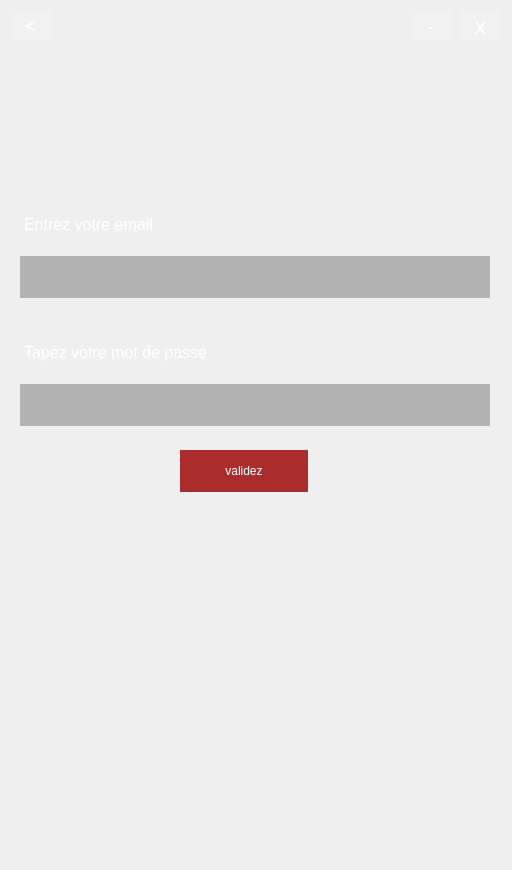
<?xml version="1.0" encoding="UTF-8"?>
<ui version="4.0">
 <class>BabelIdentification</class>
 <widget class="QWidget" name="BabelIdentification">
  <property name="geometry">
   <rect>
    <x>0</x>
    <y>0</y>
    <width>512</width>
    <height>870</height>
   </rect>
  </property>
  <property name="windowTitle">
   <string>Identification</string>
  </property>
  <property name="styleSheet">
   <string notr="true">background-image: url(:/background_image.png);
</string>
  </property>
  <widget class="QLabel" name="mail">
   <property name="geometry">
    <rect>
     <x>0</x>
     <y>192</y>
     <width>512</width>
     <height>64</height>
    </rect>
   </property>
   <property name="font">
    <font>
     <family>MS Shell Dlg 2</family>
     <pointsize>12</pointsize>
     <weight>50</weight>
     <italic>false</italic>
     <bold>false</bold>
    </font>
   </property>
   <property name="layoutDirection">
    <enum>Qt::LeftToRight</enum>
   </property>
   <property name="styleSheet">
    <string notr="true">background: none;
background-color: rgba(0, 0, 0, 0);
font: 12pt &quot;MS Shell Dlg 2&quot;;
color: #ffffff;
padding: 20px;
</string>
   </property>
   <property name="text">
    <string>Entrez votre email</string>
   </property>
   <property name="alignment">
    <set>Qt::AlignLeading|Qt::AlignLeft|Qt::AlignVCenter</set>
   </property>
  </widget>
  <widget class="QPushButton" name="close">
   <property name="geometry">
    <rect>
     <x>460</x>
     <y>10</y>
     <width>41</width>
     <height>31</height>
    </rect>
   </property>
   <property name="font">
    <font>
     <family>Small Fonts</family>
     <pointsize>16</pointsize>
    </font>
   </property>
   <property name="styleSheet">
    <string notr="true">background: none;
border: none;
background-color: rgba(255, 255, 255, 32);
color: rgb(255, 255, 255);</string>
   </property>
   <property name="text">
    <string>x</string>
   </property>
  </widget>
  <widget class="QPushButton" name="minimize">
   <property name="geometry">
    <rect>
     <x>410</x>
     <y>10</y>
     <width>41</width>
     <height>31</height>
    </rect>
   </property>
   <property name="font">
    <font>
     <family>Small Fonts</family>
     <pointsize>16</pointsize>
    </font>
   </property>
   <property name="styleSheet">
    <string notr="true">background: none;
border: none;
background-color: rgba(255, 255, 255, 32);
color: rgb(255, 255, 255);
</string>
   </property>
   <property name="text">
    <string>-</string>
   </property>
  </widget>
  <widget class="QPushButton" name="back">
   <property name="geometry">
    <rect>
     <x>10</x>
     <y>10</y>
     <width>41</width>
     <height>31</height>
    </rect>
   </property>
   <property name="font">
    <font>
     <family>Small Fonts</family>
     <pointsize>16</pointsize>
    </font>
   </property>
   <property name="styleSheet">
    <string notr="true">background: none;
border: none;
background-color: rgba(255, 255, 255, 32);
color: rgb(255, 255, 255);
</string>
   </property>
   <property name="text">
    <string>&lt;</string>
   </property>
  </widget>
  <widget class="QLineEdit" name="emailEdit">
   <property name="geometry">
    <rect>
     <x>20</x>
     <y>256</y>
     <width>470</width>
     <height>42</height>
    </rect>
   </property>
   <property name="styleSheet">
    <string notr="true">background: none;
border: none;
background-color: rgba(0, 0, 0, 64);
color: rgb(255, 255, 255);
font: 12pt &quot;MS Sans Serif&quot;;
padding: 8px;
</string>
   </property>
  </widget>
  <widget class="QLabel" name="pwd">
   <property name="geometry">
    <rect>
     <x>0</x>
     <y>320</y>
     <width>512</width>
     <height>64</height>
    </rect>
   </property>
   <property name="font">
    <font>
     <family>MS Shell Dlg 2</family>
     <pointsize>12</pointsize>
     <weight>50</weight>
     <italic>false</italic>
     <bold>false</bold>
    </font>
   </property>
   <property name="layoutDirection">
    <enum>Qt::LeftToRight</enum>
   </property>
   <property name="styleSheet">
    <string notr="true">background: none;
background-color: rgba(0, 0, 0, 0);
font: 12pt &quot;MS Shell Dlg 2&quot;;
color: #ffffff;
padding: 20px;
</string>
   </property>
   <property name="text">
    <string>Tapez votre mot de passe</string>
   </property>
   <property name="alignment">
    <set>Qt::AlignLeading|Qt::AlignLeft|Qt::AlignVCenter</set>
   </property>
  </widget>
  <widget class="QLineEdit" name="pwdEdit">
   <property name="geometry">
    <rect>
     <x>20</x>
     <y>384</y>
     <width>470</width>
     <height>42</height>
    </rect>
   </property>
   <property name="styleSheet">
    <string notr="true">background: none;
border: none;
background-color: rgba(0, 0, 0, 64);
color: rgb(255, 255, 255);
font: 12pt &quot;MS Sans Serif&quot;;
lineedit-password-character: 9679;
padding: 8px;
</string>
   </property>
  </widget>
  <widget class="QPushButton" name="ok">
   <property name="geometry">
    <rect>
     <x>180</x>
     <y>450</y>
     <width>128</width>
     <height>42</height>
    </rect>
   </property>
   <property name="styleSheet">
    <string notr="true">background: none;
border: none;
background-color: rgb(170, 44, 44);
color: rgb(255, 255, 255);
font: 12pt &quot;MS Sans Serif&quot;;</string>
   </property>
   <property name="text">
    <string>validez</string>
   </property>
  </widget>
 </widget>
 <resources>
  <include location="../resources/BabelMainWindow.qrc"/>
 </resources>
 <connections>
  <connection>
   <sender>close</sender>
   <signal>clicked()</signal>
   <receiver>BabelIdentification</receiver>
   <slot>close()</slot>
   <hints>
    <hint type="sourcelabel">
     <x>480</x>
     <y>25</y>
    </hint>
    <hint type="destinationlabel">
     <x>255</x>
     <y>434</y>
    </hint>
   </hints>
  </connection>
  <connection>
   <sender>minimize</sender>
   <signal>clicked()</signal>
   <receiver>BabelIdentification</receiver>
   <slot>showMinimized()</slot>
   <hints>
    <hint type="sourcelabel">
     <x>430</x>
     <y>25</y>
    </hint>
    <hint type="destinationlabel">
     <x>255</x>
     <y>434</y>
    </hint>
   </hints>
  </connection>
  <connection>
   <sender>back</sender>
   <signal>clicked()</signal>
   <receiver>BabelIdentification</receiver>
   <slot>hide()</slot>
   <hints>
    <hint type="sourcelabel">
     <x>30</x>
     <y>25</y>
    </hint>
    <hint type="destinationlabel">
     <x>255</x>
     <y>434</y>
    </hint>
   </hints>
  </connection>
 </connections>
</ui>
